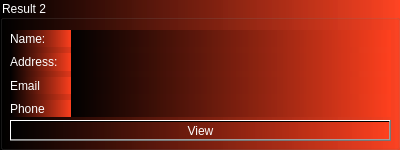
         <widget class="QGroupBox" name="groupBox_2">
          <property name="minimumSize">
           <size>
            <width>400</width>
            <height>150</height>
           </size>
          </property>
          <property name="maximumSize">
           <size>
            <width>400</width>
            <height>150</height>
           </size>
          </property>
          <property name="autoFillBackground">
           <bool>false</bool>
          </property>
          <property name="styleSheet">
           <string notr="true">color: white;
background-color:
qlineargradient(spread:pad, x1:0, y1:0, x2:1, y2:0, stop:0 rgba(0, 0, 0, 255), stop:1 rgba(255, 64, 30,220))
</string>
          </property>
          <property name="title">
           <string>Result 2</string>
          </property>
          <widget class="QWidget" name="verticalLayoutWidget_3">
           <property name="geometry">
            <rect>
             <x>70</x>
             <y>30</y>
             <width>321</width>
             <height>87</height>
            </rect>
           </property>
           <layout class="QVBoxLayout" name="verticalLayout_4">
            <property name="sizeConstraint">
             <enum>QLayout::SetMinimumSize</enum>
            </property>
            <item>
             <widget class="QLabel" name="label_209">
              <property name="text">
               <string/>
              </property>
             </widget>
            </item>
            <item>
             <widget class="QLabel" name="label_210">
              <property name="text">
               <string/>
              </property>
             </widget>
            </item>
            <item>
             <widget class="QLabel" name="label_211">
              <property name="text">
               <string/>
              </property>
             </widget>
            </item>
            <item>
             <widget class="QLabel" name="label_212">
              <property name="text">
               <string/>
              </property>
             </widget>
            </item>
           </layout>
          </widget>
          <widget class="QWidget" name="verticalLayoutWidget_4">
           <property name="geometry">
            <rect>
             <x>10</x>
             <y>30</y>
             <width>61</width>
             <height>87</height>
            </rect>
           </property>
           <layout class="QVBoxLayout" name="verticalLayout_5">
            <item>
             <widget class="QLabel" name="label_213">
              <property name="text">
               <string>Name:</string>
              </property>
             </widget>
            </item>
            <item>
             <widget class="QLabel" name="label_214">
              <property name="text">
               <string>Address:</string>
              </property>
             </widget>
            </item>
            <item>
             <widget class="QLabel" name="label_215">
              <property name="text">
               <string>Email</string>
              </property>
             </widget>
            </item>
            <item>
             <widget class="QLabel" name="label_216">
              <property name="text">
               <string>Phone</string>
              </property>
             </widget>
            </item>
           </layout>
          </widget>
          <widget class="QPushButton" name="pushButton_2">
           <property name="geometry">
            <rect>
             <x>10</x>
             <y>120</y>
             <width>381</width>
             <height>21</height>
            </rect>
           </property>
           <property name="text">
            <string>View</string>
           </property>
          </widget>
         </widget>
